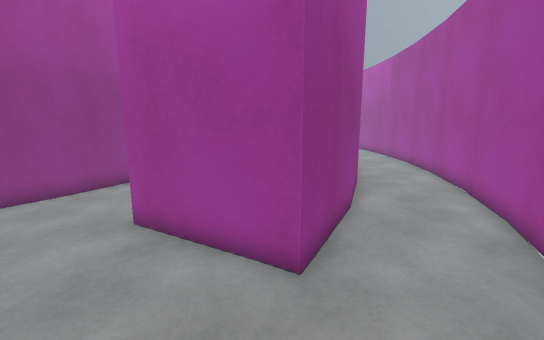
view 1 (above)

16 first-person views from a walk through a 3-D level made in the Unity game engine. The camera is 1.4 m above the floor, tilts 10° down and sees 90° across. The floor is counted in squares, 0.5 m on a side. Each view is taken from the middle of a square. On the plan, view 1 faces up. The plan holds only what a view shows up to about 19 squares ahead; the rest is blank. The place goes on beyond the plan. The player is left out.

view 2
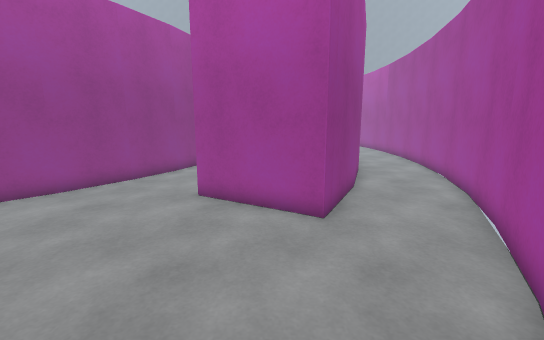

view 3
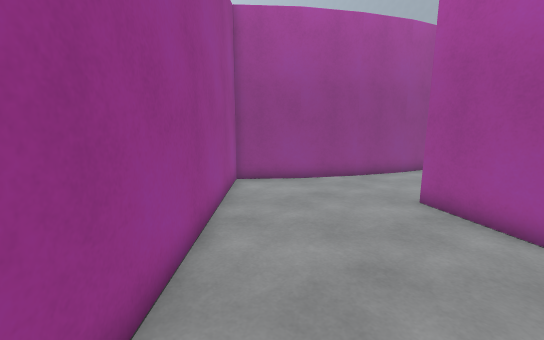

view 4
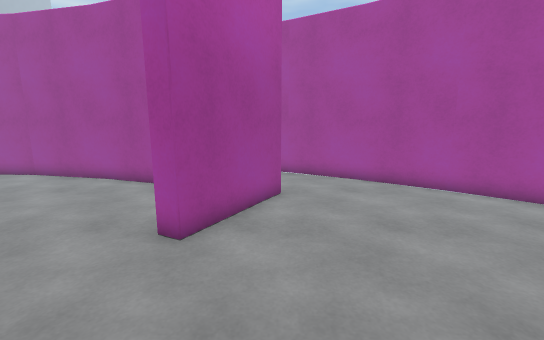

view 5
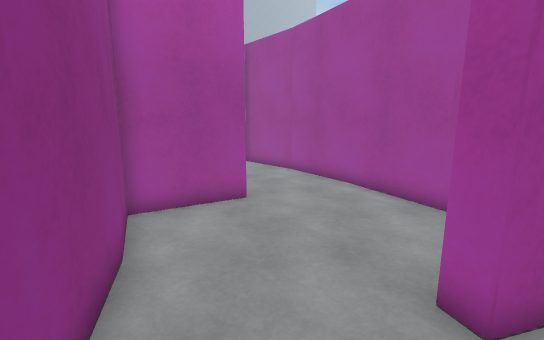

view 6
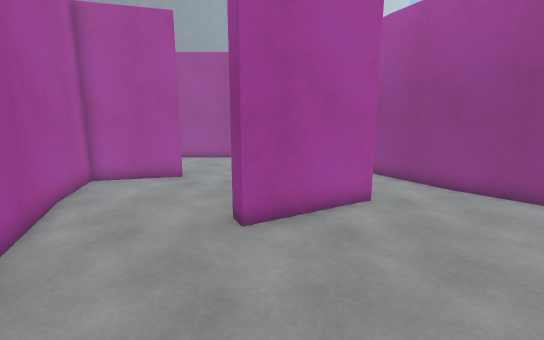

view 7
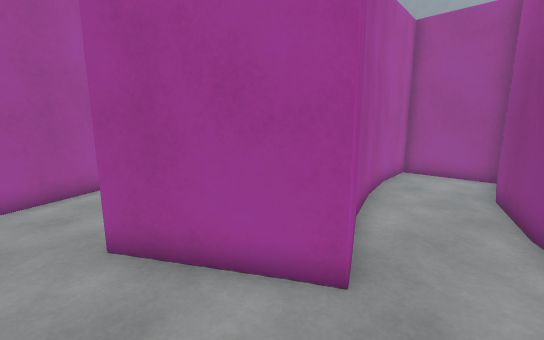

view 8
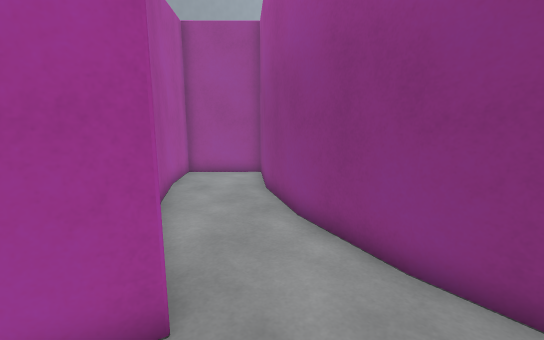

view 9
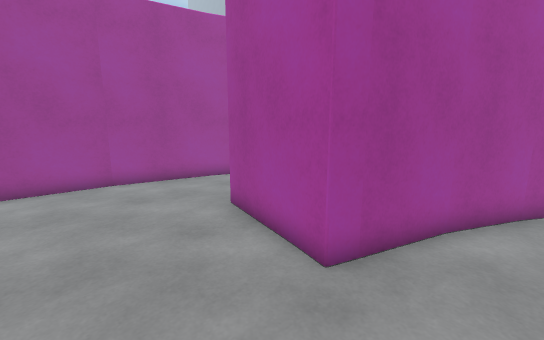

view 10
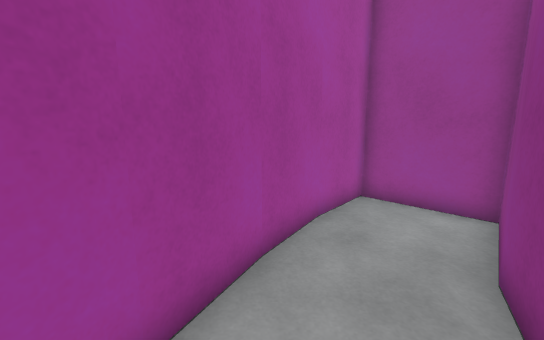

view 11
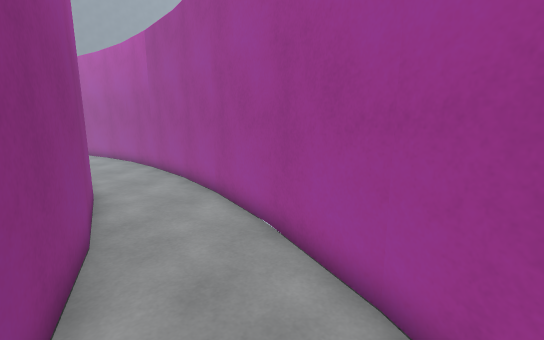

view 12
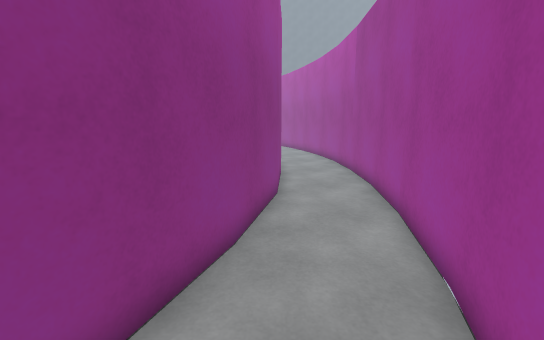

view 13
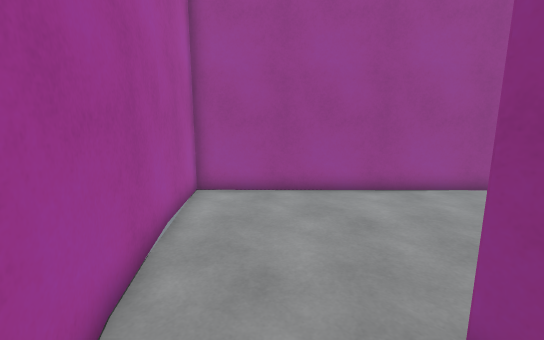

view 14
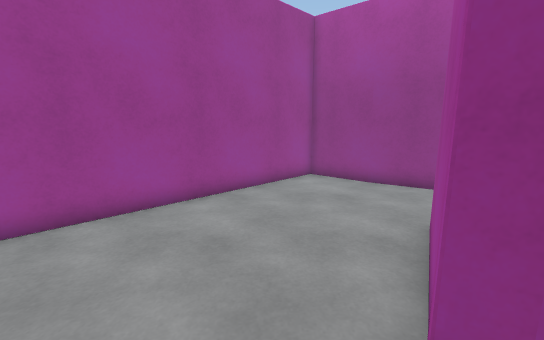

view 15
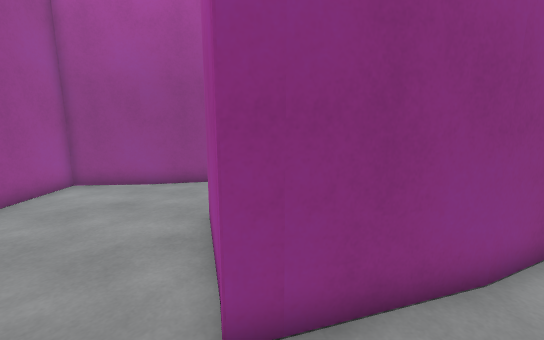

view 16
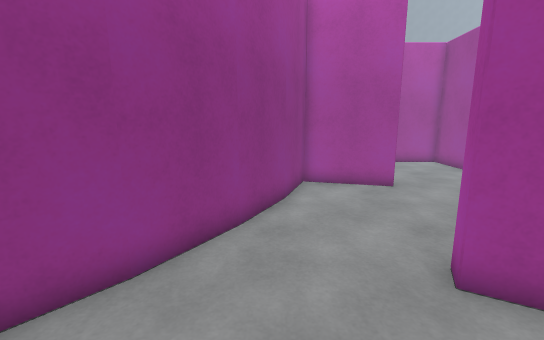

### Floor plan
Points are (right, up) in squares from view 1. A wall is a line through its corners. A room is listed if a view was taken in it or the views show most of it. See-through windows are left out.
Room 1 (views 1, 2, 3, 4, 5, 11, 12, 13, 14, 15, 16)
walls: (2.7, 8.7) (0.5, 4.7) (-3.9, 7.2) (-3.5, 7.9); (6.7, 7.3) (8.1, 11.3); (3.2, 0.8) (4.7, 3.4); (3.4, 0.7) (6.8, 7.5); (4.2, 13) (2.6, 8.6); (8, 11.2) (9, 15.2); (-7.4, 11.2) (-7.9, 10.1) (-9.5, 7.5) (-11.6, 5.1) (-1.5, -5.1); (9, 15.1) (9.5, 19.1); (-1.4, -5.3) (3.2, 0.9); (5.2, 17.5) (4.1, 12.9); (9.5, 18.9) (9.6, 21.6); (5.4, 20.7) (5.3, 17.9)
ways out: opening at (-5.5, 9.5) to room 2
Room 2 (views 6, 7, 8, 9, 10)
walls: (-6.5, 12.9) (-7.4, 11.2); (-7.5, 13.1) (-6.3, 16.8) (-1.4, 15.5) (-1.7, 14.7) (-5.5, 15.7) (-6.5, 12.8); (-8.8, 10.6) (-7.5, 13.3); (-3.5, 7.9) (0.1, 5.8) (1.8, 9.2); (-11.1, 15) (-13, 11.6); (-10, 18.6) (-11.2, 14.9); (1.8, 9) (3.3, 13.2) (4.3, 17.7); (-10.4, 8.1) (-8.8, 10.7); (4.3, 17.6) (4.5, 21.5); (-12.9, 11.8) (-15.3, 8.8) (-12.4, 5.9) (-10.4, 8.2); (-9.8, 21.3) (-10.1, 18.4)
ways out: opening at (-5.5, 9.5) to room 1

Where each view was taken, in squares from view 1:
view 1: 0 up, 0 right, facing up
view 2: 3 down, 1 left, facing up
view 3: 3 down, 1 left, facing up-left
view 4: 5 up, 10 left, facing right
view 5: 7 up, 8 left, facing up-right
view 6: 21 up, 3 right, facing down-left
view 7: 21 up, 5 left, facing down
view 8: 20 up, 5 left, facing down-left
view 9: 21 up, 9 left, facing down-right
view 10: 16 up, 9 left, facing down
view 11: 6 up, 3 right, facing up-right
view 12: 7 up, 5 right, facing up
view 13: 5 up, 4 right, facing down-left
view 14: 3 up, 3 right, facing left
view 15: 3 up, 3 right, facing up-left
view 16: 3 up, 7 left, facing up
